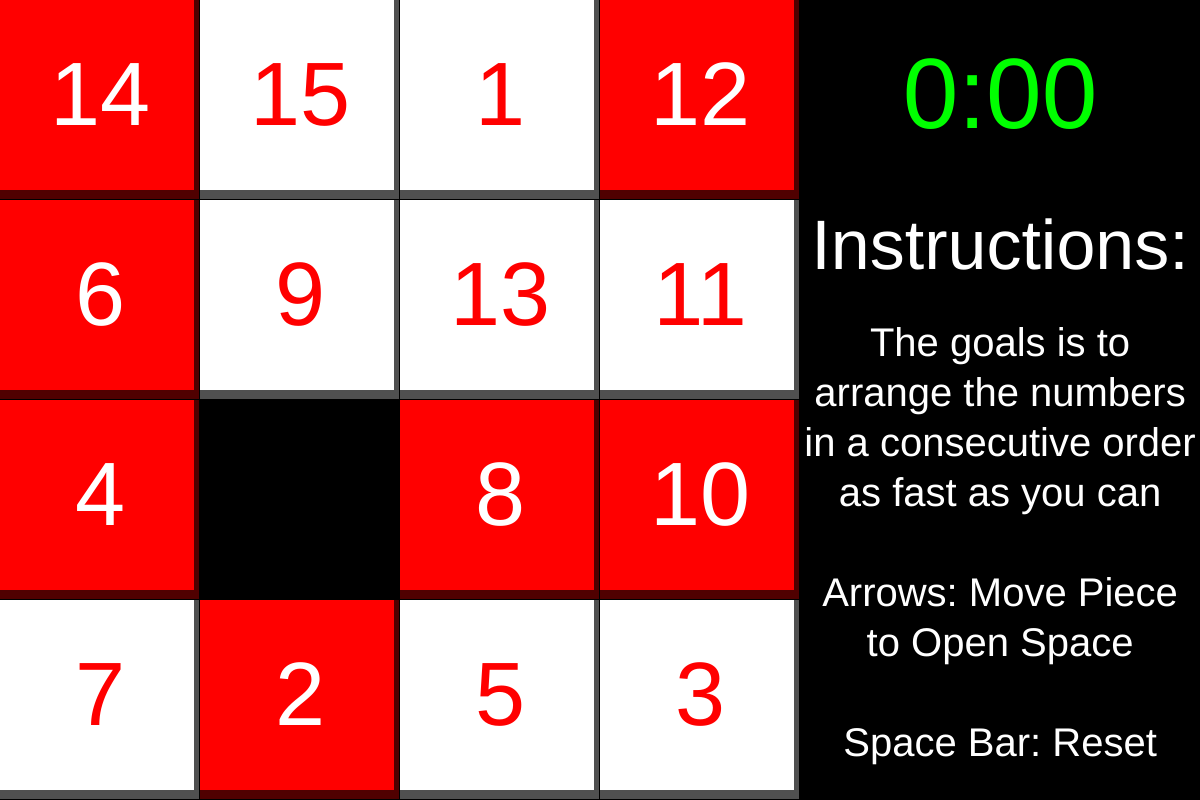
Frame 1 (no input)
Frame 60 (no input): identical to frame 1, image omitted
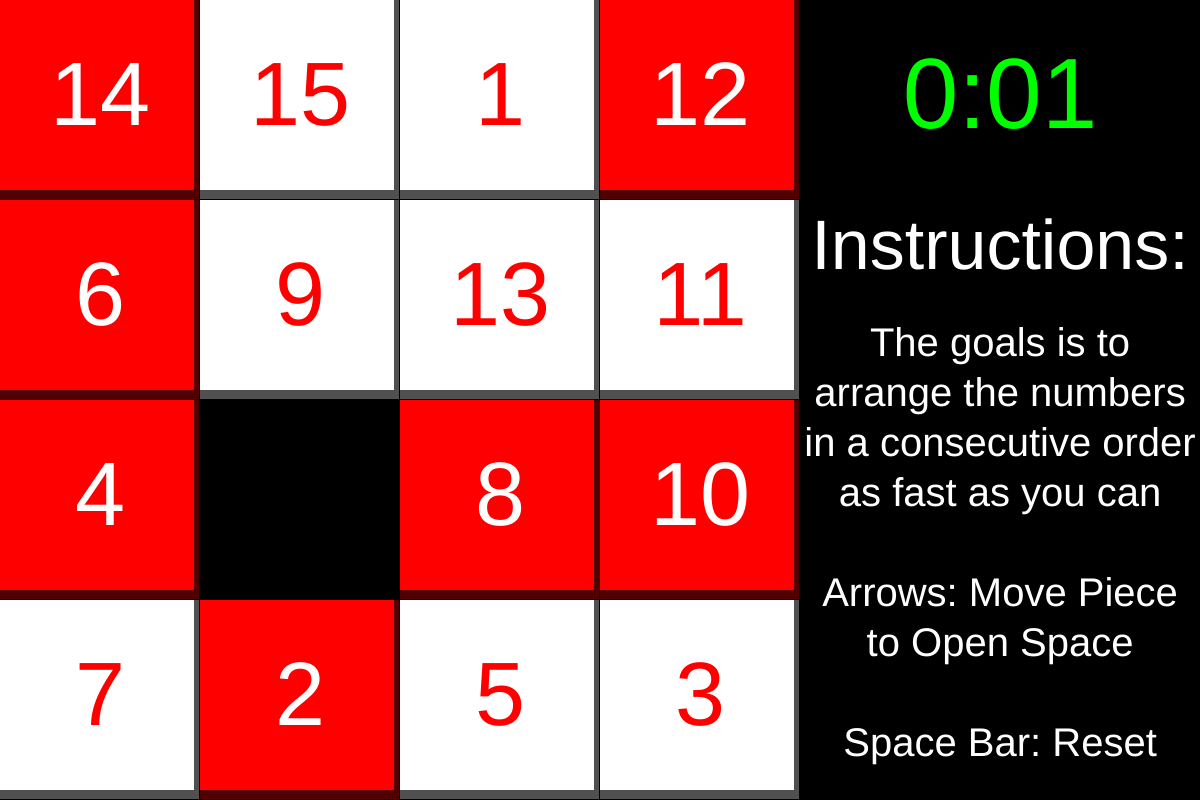
Frame 120 (the mouse pressed at the canvas centre since frame 60)

The p5.js sketch that drew these frames (run headless with seeded random() and noise() and a simulated clock; from frame 60 on, the mouse is pressed at the canvas centre):

// p5.js sketch
// ── sketch.js
var wid, num, blank;
var pos = [];
var winstring = "1,2,3,4,5,6,7,8,9,10,11,12,13,14,15,0";
var fader = 255;
var timefader = 255;
var winfadeint = 5;
var posstring;
var time = 0;

function setup() {
    var cnv = createCanvas(1200, 800);
    var x = (windowWidth - width) / 2;
    var y = ((windowHeight - height) / 2);
    cnv.position(x, y);

    wid = floor(height / 4);
    for (var i = 1; i < 16; i++) {
        append(pos, i);
    }
    append(pos, 0);
    mixit();
}

function draw() {
    background(0);
    noStroke();
    instructions()
    timer();
    textAlign(CENTER, CENTER);

    posstring = pos.toString();

    for (var row = 0; row < 4; row++) {
        for (var col = 0; col < 4; col++) {
            num = pos[row + col * 4];
            if (num == 0) {
                fill(0);
            } else if (num % 2 != 0) {
                fill(255);
            } else if (num % 2 == 0) {
                fill(255, 0, 0);
            }

            rect(row * wid, col * wid, wid - 6, wid - 10);

            if (num == 0) {
                fill(0, 100);
            } else if (num % 2 != 0) {
                fill(255, 80);
            } else if (num % 2 == 0) {
                fill(255, 0, 0, 80);
            }
            rect(row * wid, col * wid, wid - 1, wid - 1);

            if (num == 0) {
                fill(0);
            } else if (num % 2 != 0) {
                fill(255, 0, 0);
            } else if (num % 2 == 0) {
                fill(255);
            }

            noStroke();
            textSize(90);
            text(num, row * wid + .5 * wid, col * wid + .5 * wid);
        }
    }

    if (keyIsPressed) {
        blank = pos.indexOf(0);
        var b;

        if (keyCode == UP_ARROW) {
            b = blank + 4;
        } else if (keyCode == DOWN_ARROW) {
            b = blank - 4;
        } else if (keyCode == LEFT_ARROW && blank % 4 != 3) {
            b = blank + 1;
        } else if (keyCode == RIGHT_ARROW && blank % 4 != 0) {
            b = blank - 1;
        } else if (keyCode == 32) {
            time = 0;
            timefader = 255;
            mixit();
        }

        if (b >= 0 && b < 16) {
            swap(pos, blank, b);
        }

        keyIsPressed = false;
    }

    textSize(180);
    noStroke();
    if (posstring == winstring) {
        fill(255, 150, 0, fader);
        text("WINNER!", (width - 400) / 2, .55 * height / 4)
        fill(160, 255, 140, fader);
        text("WINNER!", (width - 400) / 2, 1.55 * height / 4)
        fill(80, 60, 255, fader);
        text("WINNER!", (width - 400) / 2, 2.55 * height / 4)
        fill(100, 160, 200, fader);
        text("WINNER!", (width - 400) / 2, 3.55 * height / 4)
        fader -= winfadeint;
        if (fader < 0) {
            winfadeint = -5;
        } else if (fader > 260) {
            winfadeint = 5;
        }
    } else {
        fader = 255;
    }
}

function swap(arr, a, b) {
    [arr[a], arr[b]] = [arr[b], arr[a]];
}

function mixit() {
    var b;
    var rand;
    for (var i = 0; i < 9999; i++) {
        blank = pos.indexOf(0);
        rand = floor(random(4));
        if (rand == 0) {
            b = blank + 4;
        } else if (rand == 1) {
            b = blank - 4;
        } else if (rand == 2 && blank % 4 != 3) {
            b = blank + 1;
        } else if (rand == 3 && blank % 4 != 0) {
            b = blank - 1;
        }

        if (b >= 0 && b < 16) {
            swap(pos, blank, b);
        }
    }
}

function instructions() {
    textSize(70);
    fill(255);
    textAlign(CENTER, TOP);
    text("Instructions:", (width - 800) / 2 + 800, 215);
    textSize(40);
    text("The goals is to", (width - 800) / 2 + 800, 325);
    text("arrange the numbers", (width - 800) / 2 + 800, 375);
    text("in a consecutive order", (width - 800) / 2 + 800, 425);
    text("as fast as you can", (width - 800) / 2 + 800, 475);

    text("Arrows: Move Piece", (width - 800) / 2 + 800, 575);
    text("to Open Space", (width - 800) / 2 + 800, 625);

    text("Space Bar: Reset", (width - 800) / 2 + 800, 725);
}

function timer() {
    textSize(100);
    fill(0, 255, 0, timefader);
    textAlign(CENTER, TOP);
    noStroke();
    if (floor(time) < 10) {
        text("0:" + "0" + floor(time), (width - 800) / 2 + 800, 50);
    } else if (floor(time) < 60) {
        text("0:" + floor(time), (width - 800) / 2 + 800, 50);
    } else if (floor(time) % 60 < 10) {
        text(floor(time / 60) + ":" + "0" + floor(time) % 60, (width - 800) / 2 + 800, 50);
    } else {
        text(floor(time / 60) + ":" + floor(time) % 60, (width - 800) / 2 + 800, 50);
    }

    if (posstring != winstring) {
        time = time + (1 / 60);
    } else {
        timefader -= 10;
    }
    if (timefader < -70) {
        timefader = 255;
    }

}

function keyPressed() {
    if (keyIsDown(17) && keyIsDown(67)) {
        print("true");
        pos = [1, 2, 3, 4, 5, 6, 7, 8, 9, 10, 0, 12, 13, 14, 11, 15];
    }
}
